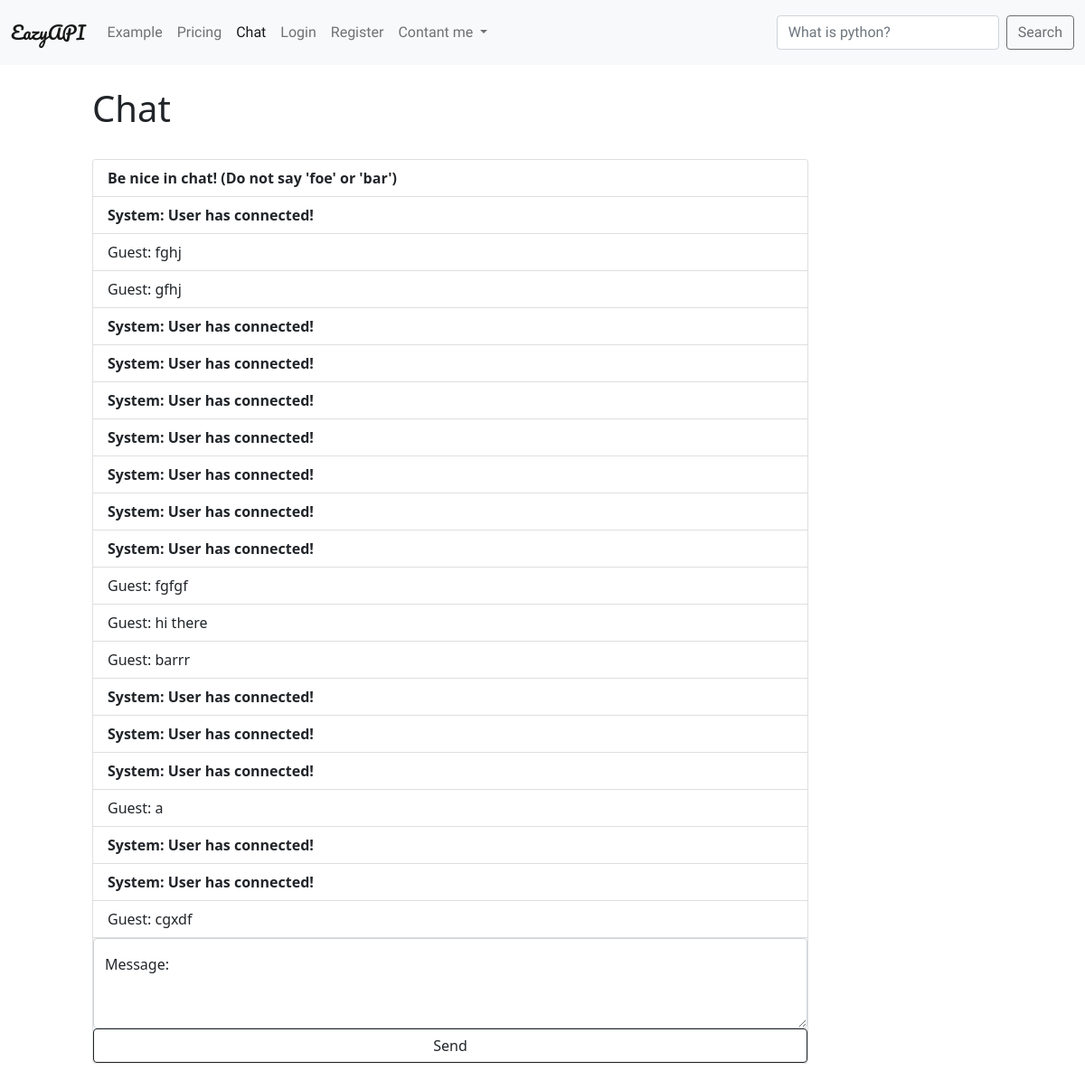
Page /chat on the committed database.
### models.py (models this page shows, shortened)
class Message(db.Model):
    id = db.Column(db.Integer, primary_key=True)
    text = db.Column(db.String(230), nullable=False)
    sender = db.Column(db.String(100), nullable=False)
    category = db.Column(db.String(50), nullable=False)
    @staticmethod
    def get_last_n_msgs(n=50):
        return Message.query.order_by(Message.id.desc()).limit(n).all()[::-1]

### views.py (the view)
@app.route('/chat')
def chat():
    msgs = Message.get_last_n_msgs(20)
    return render_template('chat.html', msgs=msgs)

### templates/chat.html (shortened to what this page needs)
{% extends 'base.html' %}
{% block content_title %}
  Chat
{% endblock %}
{% block content %}
    <div class="card">
        <ul id="messages" class="list-group list-group-flush">
            <li class="list-group-item"><b>Be nice in chat! (Do not say 'foe' or 'bar')</b></li>
            {% for msg in msgs %}
            <li class="list-group-item">
                {% set display_msg = msg.sender + ': ' + msg.text %}
                {% if msg.category == 'alert' %}
                <b> {{ display_msg }} </b>
                {% elif msg.category == 'alert' %}
                <i> {{ display_msg }} </i>
                {% else %}
                {{ display_msg }}
                {% endif %}
            </li>
            {% endfor %}
        </ul>
        <div class="form-floating">
            <textarea class="form-control" placeholder="Leave a comment here" id="msg" style="height: 100px"></textarea>
            <label for="floatingTextarea2">Message:</label>
        </div>
        <button class="btn btn-outline-dark" id="send-btn" type="submit">Send</button>
    </div>
{% endblock %}

### templates/base.html (shortened to what this page needs)
<!DOCTYPE html>
<html lang="en">
<head>
    <link href="https://cdn.jsdelivr.net/npm/bootstrap@5.0.0-beta3/dist/css/bootstrap.min.css" rel="stylesheet">
    <link rel="stylesheet" href="https://cdnjs.cloudflare.com/ajax/libs/highlight.js/10.0.3/styles/default.min.css">
    <link rel="stylesheet" href="{{ url_for('static', filename='css/custom.css') }}">
</head>
<body>
    {% set searchable_text = ('Cats', 'Hariless Dogs', 'John Doe', 'Foe Bar', 'Documentation', 'What is python?', 'Type here ...', 'African tigers') %}
    {% set uesrname = session.get('username') %}
    <nav class="navbar navbar-expand-lg navbar-light bg-light">
        <div class="container-fluid">
            <a class="navbar-brand brand-text" href="{{ url_for('index') }}">EazyAPI</a>
            <div class="collapse navbar-collapse navbar-text" id="navbarSupportedContent">
                <ul class="navbar-nav me-auto mb-2 mb-lg-0">
                    <li class="nav-item">
                        <a class="nav-link {% if request.path == '/example' %} active {% endif %}" aria-current="page" href="{{ url_for('example') }}">Example</a>
                    </li>
                    <li class="nav-item">
                        <a class="nav-link {% if request.path == '/pricing' %} active {% endif %}" aria-current="page" href="{{ url_for('pricing') }}">Pricing</a>
                    </li>
                    <li class="nav-item">
                        <a class="nav-link {% if request.path == '/chat' %} active {% endif %}" aria-current="page" href="{{ url_for('chat') }}">Chat</a>
                    </li>
                    {% if user_logged_in %}
                    <li class="nav-item">
                        <a class="nav-link" href="{{ url_for('logout') }}">Logout</a>
                    </li>
                    {% else %}
                    <li class="nav-item">
                        <a class="nav-link {% if request.path == '/login' %} active {% endif %}" href="{{ url_for('login') }}">Login</a>
                    </li>
                    <li class="nav-item">
                        <a class="nav-link {% if request.path == '/register' %} active {% endif %}" href="{{ url_for('register') }}">Register</a>
                    </li>
                    {% endif %}
                    <li class="nav-item dropdown">
                        <a class="nav-link dropdown-toggle" href="#" id="navbarDropdown" role="button" data-bs-toggle="dropdown" aria-expanded="false">
                            Contant me
                        </a>
                    </li>
                </ul>
                <div class="d-flex">
                    <input class="form-control me-2" id="searchbox" type="search" placeholder="{{ searchable_text|random }}" aria-label="Search">
                    <button class="btn btn-outline-dark" disabled type="submit">Search</button>
                </div>
            </div>
        </div>
    </nav>
    <div class="row">
        <div class="col-md-11 offset-md-1">
            <br>
            <h1>{% block content_title %} {% endblock %} </h1>
        </div>
        <div class="col-md-8 offset-md-1">
            <br> {% block content %} {% endblock %}
        </div>
    </div>
    <br><br><br><br><br><br>
</body>
</html>

### static/css/custom.css (style rules this page uses)
.navbar-text { font-family: 'Kiwi Maru', serif; }
.brand-text { font-family: 'Pacifico', cursive; }

### rows in the picture
Message: display_msg "System: User has connected!"
Message: display_msg "Guest: fghj"
Message: display_msg "Guest: gfhj"
Message: display_msg "System: User has connected!"
Message: display_msg "System: User has connected!"
Message: display_msg "System: User has connected!"
Message: display_msg "System: User has connected!"
Message: display_msg "System: User has connected!"
Message: display_msg "System: User has connected!"
Message: display_msg "System: User has connected!"
Message: display_msg "Guest: fgfgf"
Message: display_msg "Guest: hi there"
Message: display_msg "Guest: barrr"
Message: display_msg "System: User has connected!"
Message: display_msg "System: User has connected!"
Message: display_msg "System: User has connected!"
Message: display_msg "Guest: a"
Message: display_msg "System: User has connected!"
Message: display_msg "System: User has connected!"
Message: display_msg "Guest: cgxdf"
